Frame 1 (no input): blank canvas, image omitted
Frame 60 (no input): blank canvas, image omitted
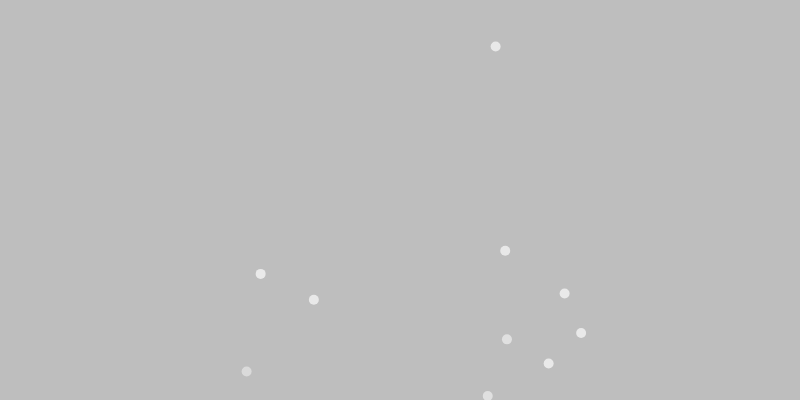
Frame 120 (the mouse pressed at the canvas centre since frame 60)

The p5.js sketch whose frames 1 and 60 were blank and that drew this single picture after the mouse press (run headless with seeded random() and noise() and a simulated clock; from frame 60 on, the mouse is pressed at the canvas centre):

// p5.js sketch
// ── sketch.js
let particleSystem;
function setup() {
  createCanvas(800, 400);
  particleSystem = new ParticleSystem();
}

function draw() {
  background(190);
  particleSystem.loop();
}

function mousePressed() {
  particleSystem.addParticles(mouseX, mouseY, 10);
}
// ── particle.js
class Particle {
  constructor(x, y, r) {
    this.pos = createVector(x, y);
    this.vel = createVector(0, 0);
    this.acc = createVector(0, 0);
    this.r = r;
    this.friction = 0.98;
    this.maxAge = random(100, 200);
    this.age = 0;
  }

  applyForce(force) {
    this.acc.add(force);
  }

  bounce() {
    if (this.pos.x > width) {
      this.pos.x = width;
      this.vel.x *= -1;
    } else if (this.pos.x < 0) {
      this.pos.x = 0;
      this.vel.x *= -1;
    }

    if (this.pos.y > height) {
      this.pos.y = height;
      this.vel.y *= -1;
    } else if (this.pos.y < 0) {
      this.pos.y = 0;
      this.vel.y *= -1;
    }
  }
  
  update() {
    this.age++;
    this.vel.add(this.acc);
    this.pos.add(this.vel);
    this.acc.mult(0);
    this.vel.mult(this.friction);
    this.bounce();
  }

  isDead() {
    return this.age >= this.maxAge;
  }

  draw() {
    noStroke();
    let alpha = map(this.age, 0, this.maxAge, 255, 0);
    fill(255, alpha);
    circle(this.pos.x, this.pos.y, this.r * 2);
  }
}
// ── particle_system.js
class ParticleSystem {

  constructor() {
    this.gravity = createVector(0, 0.1);
    this.particles = [];
  }

  addParticles(x, y, num) {
    for (let i = 0; i < num; i++) {
      const p = new Particle(x, y, 5);
      const randomForce = p5.Vector.random2D();
      randomForce.setMag(random(2, 10));
      p.applyForce(randomForce);
      this.particles.push(p);
    }
  }

  loop() {
    for (let i = this.particles.length - 1; i >= 0; i--) {
      const particle = this.particles[i];
      if (particle.isDead()) {
        this.particles.splice(i, 1);
        continue;
      }
      particle.update();
      particle.draw();
      particle.applyForce(this.gravity);
    }
  }

}
